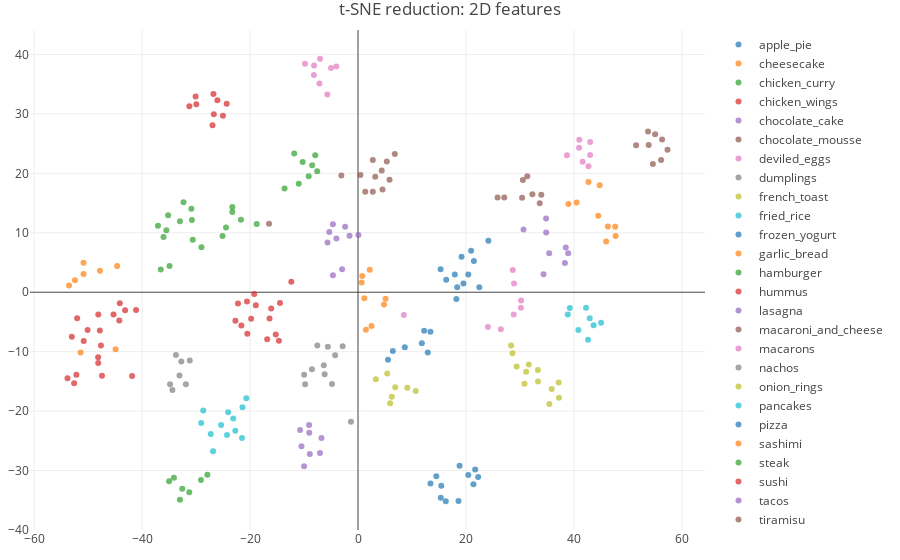

Notebook code cell kept with this figure:
### Code cell
traces=[]

for n in range(0,number_of_recipe_categories):
    df_category=df_TSNE_2D[(df_TSNE_2D.category_indices==n)]
    point_name=str(df_category.labels[df_category.index[0]])
    trace = go.Scatter(
    x=df_category['pca-1'],
    y=df_category['pca-2'],
    mode='markers',
    marker=dict(
        colorscale='Viridis',
        opacity=0.7,
        line=dict(color='rgb(140, 140, 170)')
    ),
    name=point_name,
    text=df_category['text_names'],
    )

    traces.append(trace)

layout = go.Layout(
    title='t-SNE reduction: 2D features',
    hovermode='closest',
    margin=dict(
       l=30,
       r=30,
       b=30,
       t=30
    ),
      scene = dict(
        xaxis = dict(
            title='pca-1',
       ),
       yaxis = dict(
           title='pca-2',
       ),
    ),
 
)

fig = go.Figure(data=traces, layout=layout)
iplot(fig)

### Figure 1 — Plotly figure (JSON) as saved in the notebook; plotly's stock layout.template omitted (floating-point values rounded to 4 significant figures)
{"data": [{"marker": {"colorscale": "Viridis", "line": {"color": "rgb(140, 140, 170)"}, "opacity": 0.7}, "mode": "markers", "name": "apple_pie", "text": ["10.txt", "11.txt", "12.txt", "14.txt", "15.txt", "2.txt", "4.txt", "5.txt", "6.txt", "7.txt", "8.txt", "9.txt"], "type": "scatter", "uid": "eb4bc561-78b4-4d98-804f-b9a42b4c6083", "x": [21.46, 20.95, 17.93, 24.14, 18.38, 22.47, 19.53, 15.3, 16.34, 19.18, 20.43, 18.22], "y": [5.251, 6.964, 2.981, 8.639, 0.8345, 0.8213, 1.464, 3.882, 2.092, 5.966, 2.972, -1.135]}, {"marker": {"colorscale": "Viridis", "line": {"color": "rgb(140, 140, 170)"}, "opacity": 0.7}, "mode": "markers", "name": "cheesecake", "text": ["1.txt", "10.txt", "11.txt", "2.txt", "3.txt", "5.txt", "7.txt", "8.txt", "9.txt"], "type": "scatter", "uid": "d6e20b66-6d1a-42f0-bdbd-c9613c0255b3", "x": [47.65, 46.3, 38.98, 40.49, 44.51, 42.69, 47.73, 45.96, 44.77], "y": [11.01, 11.07, 14.85, 15.07, 12.85, 18.53, 9.477, 8.521, 17.98]}, {"marker": {"colorscale": "Viridis", "line": {"color": "rgb(140, 140, 170)"}, "opacity": 0.7}, "mode": "markers", "name": "chicken_curry", "text": ["1.txt", "2.txt", "4.txt", "5.txt", "6.txt", "7.txt", "8.txt"], "type": "scatter", "uid": "fd3e5a8a-ecda-405c-96c7-bf8b338390cb", "x": [-35.01, -27.92, -34.11, -31.27, -29.1, -33.0, -32.57], "y": [-31.79, -30.69, -31.21, -33.65, -31.6, -34.89, -33.07]}, {"marker": {"colorscale": "Viridis", "line": {"color": "rgb(140, 140, 170)"}, "opacity": 0.7}, "mode": "markers", "name": "chicken_wings", "text": ["1.txt", "10.txt", "11.txt", "12.txt", "15.txt", "16.txt", "17.txt", "2.txt", "3.txt", "4.txt", "5.txt", "7.txt", "8.txt", "9.txt"], "type": "scatter", "uid": "e9e03b9a-2287-4c93-8d1b-04cdb3c072f9", "x": [-20.57, -14.66, -16.4, -21.61, -16.09, -19.8, -16.83, -22.24, -19.23, -14.46, -18.93, -20.51, -22.72, -15.25], "y": [-1.575, -8.17, -4.423, -5.615, -2.759, -4.476, -7.911, -1.893, -0.2868, -1.829, -2.179, -6.987, -4.81, -7.101]}, {"marker": {"colorscale": "Viridis", "line": {"color": "rgb(140, 140, 170)"}, "opacity": 0.7}, "mode": "markers", "name": "chocolate_cake", "text": ["1.txt", "10.txt", "2.txt", "4.txt", "5.txt", "6.txt", "7.txt", "8.txt"], "type": "scatter", "uid": "a2214686-3ecd-46a1-be56-f2b5df123c7d", "x": [30.66, 38.49, 35.41, 38.33, 38.93, 34.84, 34.36, 34.86], "y": [10.56, 7.531, 6.557, 4.915, 6.561, 12.41, 3.041, 10.06]}, {"marker": {"colorscale": "Viridis", "line": {"color": "rgb(140, 140, 170)"}, "opacity": 0.7}, "mode": "markers", "name": "chocolate_mousse", "text": ["1.txt", "2.txt", "3.txt", "4.txt", "5.txt", "6.txt", "8.txt", "9.txt"], "type": "scatter", "uid": "fc5f68d5-5eba-409f-8307-4c6e2988b16f", "x": [30.4, 32.3, 33.96, 25.85, 31.36, 27.1, 33.67, 30.54], "y": [15.91, 16.47, 16.4, 15.92, 19.53, 15.92, 14.98, 18.87]}, {"marker": {"colorscale": "Viridis", "line": {"color": "rgb(140, 140, 170)"}, "opacity": 0.7}, "mode": "markers", "name": "deviled_eggs", "text": ["1.txt", "2.txt", "3.txt", "5.txt", "6.txt", "7.txt", "8.txt", "9.txt"], "type": "scatter", "uid": "d3b17dfe-2c21-42e0-9c1e-04c70e9b7781", "x": [-7.154, -9.816, -8.147, -4.024, -5.01, -8.18, -7.039, -5.687], "y": [35.11, 38.42, 38.13, 37.99, 37.72, 36.53, 39.28, 33.24]}, {"marker": {"colorscale": "Viridis", "line": {"color": "rgb(140, 140, 170)"}, "opacity": 0.7}, "mode": "markers", "name": "dumplings", "text": ["1.txt", "2.txt", "3.txt", "4.txt", "5.txt", "6.txt", "8.txt", "9.txt"], "type": "scatter", "uid": "786ff086-8d00-4d0b-8edf-1a23c416a61d", "x": [-1.309, -33.08, -31.18, -33.73, -34.39, -34.83, -32.74, -31.9], "y": [-21.81, -14.0, -11.48, -10.57, -16.44, -15.47, -11.66, -15.47]}, {"marker": {"colorscale": "Viridis", "line": {"color": "rgb(140, 140, 170)"}, "opacity": 0.7}, "mode": "markers", "name": "french_toast", "text": ["1.txt", "10.txt", "11.txt", "12.txt", "13.txt", "2.txt", "3.txt", "4.txt", "5.txt", "6.txt", "8.txt", "9.txt"], "type": "scatter", "uid": "a3dd8910-b362-4a42-a80b-afee2eb3a2b9", "x": [28.61, 37.23, 30.85, 29.38, 31.15, 33.35, 37.16, 35.89, 31.65, 35.45, 33.33, 28.35], "y": [-10.28, -17.75, -15.38, -12.48, -13.38, -15.03, -15.2, -16.28, -12.14, -18.81, -13.08, -8.944]}, {"marker": {"colorscale": "Viridis", "line": {"color": "rgb(140, 140, 170)"}, "opacity": 0.7}, "mode": "markers", "name": "fried_rice", "text": ["1.txt", "10.txt", "11.txt", "13.txt", "14.txt", "2.txt", "3.txt", "4.txt", "6.txt", "7.txt", "8.txt", "9.txt"], "type": "scatter", "uid": "61f64a80-a4fe-4080-a7d5-81425c5fef26", "x": [-29.06, -27.28, -24.05, -24.28, -22.74, -20.69, -23.12, -25.36, -21.49, -21.4, -26.86, -28.68], "y": [-22.01, -23.86, -20.18, -24.04, -23.29, -17.85, -21.26, -22.32, -24.53, -19.36, -26.76, -19.9]}, {"marker": {"colorscale": "Viridis", "line": {"color": "rgb(140, 140, 170)"}, "opacity": 0.7}, "mode": "markers", "name": "frozen_yogurt", "text": ["1.txt", "10.txt", "11.txt", "12.txt", "13.txt", "2.txt", "3.txt", "5.txt", "7.txt", "8.txt", "9.txt"], "type": "scatter", "uid": "b2936168-c7e2-4239-a4fa-ddd39bb10afd", "x": [18.62, 20.43, 18.82, 22.26, 21.38, 14.5, 13.42, 15.33, 16.26, 15.43, 21.71], "y": [-35.12, -30.75, -29.19, -31.08, -32.3, -30.95, -32.2, -34.58, -35.17, -32.56, -29.83]}, {"marker": {"colorscale": "Viridis", "line": {"color": "rgb(140, 140, 170)"}, "opacity": 0.7}, "mode": "markers", "name": "garlic_bread", "text": ["1.txt", "10.txt", "2.txt", "3.txt", "5.txt", "6.txt", "7.txt", "8.txt"], "type": "scatter", "uid": "cc8063ee-1725-4ce3-b792-7e9600197a8b", "x": [1.162, 0.7898, 2.173, 5.1, 0.6711, 2.501, 4.827, 1.461], "y": [-1.03, 2.731, 3.791, -1.097, 1.63, -5.663, -2.076, -6.323]}, {"marker": {"colorscale": "Viridis", "line": {"color": "rgb(140, 140, 170)"}, "opacity": 0.7}, "mode": "markers", "name": "hamburger", "text": ["1.txt", "2.txt", "3.txt", "4.txt", "5.txt", "6.txt", "7.txt", "8.txt"], "type": "scatter", "uid": "4ff31ec5-b3ea-4fbf-8fa0-5b390812d882", "x": [-9.14, -7.567, -10.26, -10.98, -8.498, -7.93, -13.61, -11.82], "y": [19.51, 20.34, 21.9, 18.23, 21.34, 23.06, 17.44, 23.34]}, {"marker": {"colorscale": "Viridis", "line": {"color": "rgb(140, 140, 170)"}, "opacity": 0.7}, "mode": "markers", "name": "hummus", "text": ["1.txt", "10.txt", "11.txt", "12.txt", "3.txt", "4.txt", "5.txt", "6.txt", "8.txt", "9.txt"], "type": "scatter", "uid": "15898982-4b46-433e-8ff9-2a4a09561258", "x": [-26.72, -26.95, -12.36, -24.34, -29.96, -30.09, -31.24, -26.06, -25.03, -26.79], "y": [29.95, 28.09, 1.77, 31.72, 31.63, 32.95, 31.31, 32.28, 29.68, 33.34]}, {"marker": {"colorscale": "Viridis", "line": {"color": "rgb(140, 140, 170)"}, "opacity": 0.7}, "mode": "markers", "name": "lasagna", "text": ["1.txt", "10.txt", "11.txt", "3.txt", "4.txt", "6.txt", "7.txt", "8.txt", "9.txt"], "type": "scatter", "uid": "601318db-347b-4b66-93b0-570328a837e8", "x": [-2.95, 0.06036, -5.329, -4.65, -4.015, -2.394, -1.567, -4.658, -5.647], "y": [3.871, 9.644, 10.12, 2.838, 9.027, 11.02, 9.493, 11.41, 8.373]}, {"marker": {"colorscale": "Viridis", "line": {"color": "rgb(140, 140, 170)"}, "opacity": 0.7}, "mode": "markers", "name": "macaroni_and_cheese", "text": ["1.txt", "11.txt", "12.txt", "13.txt", "14.txt", "2.txt", "3.txt", "4.txt", "5.txt", "7.txt", "8.txt", "9.txt"], "type": "scatter", "uid": "03ba3fb4-53f7-4b6d-a26e-e9469c3f4141", "x": [5.336, 5.833, -3.091, 2.742, 3.184, 2.741, 4.536, 4.392, 0.4386, 1.336, -16.49, 6.813], "y": [21.99, 18.93, 19.64, 22.25, 19.45, 16.91, 17.3, 20.48, 19.72, 16.91, 11.52, 23.27]}, {"marker": {"colorscale": "Viridis", "line": {"color": "rgb(140, 140, 170)"}, "opacity": 0.7}, "mode": "markers", "name": "macarons", "text": ["1.txt", "2.txt", "3.txt", "4.txt", "6.txt", "7.txt", "8.txt"], "type": "scatter", "uid": "b0d68998-202c-4ea3-9732-7c6175a86553", "x": [42.7, 40.95, 43.01, 42.99, 41.61, 40.99, 38.7], "y": [21.18, 24.29, 25.28, 23.08, 21.96, 25.65, 23.06]}, {"marker": {"colorscale": "Viridis", "line": {"color": "rgb(140, 140, 170)"}, "opacity": 0.7}, "mode": "markers", "name": "nachos", "text": ["1.txt", "10.txt", "11.txt", "2.txt", "3.txt", "4.txt", "5.txt", "7.txt", "8.txt", "9.txt"], "type": "scatter", "uid": "de2b67f6-c911-4b78-b83e-a771c27cb9ad", "x": [-2.851, -4.815, -5.586, -7.548, -9.8, -4.238, -9.977, -6.337, -8.535, -6.183], "y": [-9.086, -15.43, -9.185, -8.954, -15.47, -10.62, -13.89, -12.28, -12.96, -13.78]}, {"marker": {"colorscale": "Viridis", "line": {"color": "rgb(140, 140, 170)"}, "opacity": 0.7}, "mode": "markers", "name": "onion_rings", "text": ["1.txt", "2.txt", "3.txt", "4.txt", "6.txt", "7.txt", "8.txt"], "type": "scatter", "uid": "5eac8bf4-4f65-47e0-aec6-869af8b10b12", "x": [5.41, 3.3, 6.891, 10.68, 6.251, 9.135, 5.957], "y": [-13.67, -14.65, -15.98, -16.61, -17.57, -16.05, -18.69]}, {"marker": {"colorscale": "Viridis", "line": {"color": "rgb(140, 140, 170)"}, "opacity": 0.7}, "mode": "markers", "name": "pancakes", "text": ["1.txt", "2.txt", "3.txt", "5.txt", "6.txt", "7.txt", "8.txt", "9.txt"], "type": "scatter", "uid": "e70b3f9e-59fa-4dc8-a126-f89e9255b1cc", "x": [42.62, 43.65, 40.83, 39.24, 45.04, 38.87, 42.93, 42.24], "y": [-7.984, -5.547, -6.369, -2.649, -5.144, -3.745, -4.4, -2.599]}, {"marker": {"colorscale": "Viridis", "line": {"color": "rgb(140, 140, 170)"}, "opacity": 0.7}, "mode": "markers", "name": "pizza", "text": ["1.txt", "2.txt", "3.txt", "4.txt", "5.txt", "6.txt", "8.txt"], "type": "scatter", "uid": "441c59c8-6e86-4cbd-87c6-3e021f5995f3", "x": [12.25, 5.552, 6.45, 12.92, 8.671, 11.82, 13.41], "y": [-6.461, -11.36, -9.903, -10.15, -9.24, -8.59, -6.643]}, {"marker": {"colorscale": "Viridis", "line": {"color": "rgb(140, 140, 170)"}, "opacity": 0.7}, "mode": "markers", "name": "sashimi", "text": ["1.txt", "10.txt", "3.txt", "4.txt", "5.txt", "6.txt", "7.txt", "9.txt"], "type": "scatter", "uid": "c05cda82-390d-478b-b726-1ceb473d363e", "x": [-44.91, -50.86, -50.85, -53.54, -47.82, -52.45, -44.63, -51.4], "y": [-9.588, 4.959, 3.072, 1.13, 3.627, 2.014, 4.428, -10.13]}, {"marker": {"colorscale": "Viridis", "line": {"color": "rgb(140, 140, 170)"}, "opacity": 0.7}, "mode": "markers", "name": "steak", "text": ["1.txt", "11.txt", "13.txt", "15.txt", "16.txt", "17.txt", "18.txt", "19.txt", "2.txt", "20.txt", "21.txt", "22.txt", "4.txt", "5.txt", "6.txt", "7.txt", "8.txt", "9.txt"], "type": "scatter", "uid": "578d2078-9f50-4066-8b41-460e266a012d", "x": [-35.51, -30.62, -34.93, -23.29, -23.29, -18.78, -21.69, -36.54, -30.88, -25.11, -29.01, -24.46, -30.78, -37.06, -36.04, -35.19, -32.33, -33.0], "y": [10.4, 8.829, 4.398, 13.49, 14.32, 11.48, 12.17, 3.823, 14.02, 9.477, 7.559, 10.88, 12.17, 11.19, 9.28, 12.96, 15.15, 11.94]}, {"marker": {"colorscale": "Viridis", "line": {"color": "rgb(140, 140, 170)"}, "opacity": 0.7}, "mode": "markers", "name": "sushi", "text": ["1.txt", "10.txt", "11.txt", "12.txt", "14.txt", "15.txt", "16.txt", "17.txt", "18.txt", "19.txt", "20.txt", "21.txt", "23.txt", "3.txt", "4.txt", "5.txt", "6.txt", "7.txt", "9.txt"], "type": "scatter", "uid": "90c37286-404d-4851-a7a8-aa9946441ec7", "x": [-48.16, -44.14, -41.12, -45.31, -44.23, -50.1, -52.6, -50.82, -47.44, -47.63, -53.83, -52.18, -47.84, -48.14, -41.86, -48.12, -53.03, -52.04, -43.16], "y": [-10.92, -1.859, -3.002, -3.756, -4.739, -6.355, -15.31, -8.21, -14.06, -8.952, -14.46, -13.89, -6.439, -11.9, -14.12, -3.764, -7.48, -4.371, -3.039]}, {"marker": {"colorscale": "Viridis", "line": {"color": "rgb(140, 140, 170)"}, "opacity": 0.7}, "mode": "markers", "name": "tacos", "text": ["1.txt", "2.txt", "3.txt", "4.txt", "5.txt", "6.txt", "8.txt", "9.txt"], "type": "scatter", "uid": "556ff9f5-0e09-48bb-ba14-6beb6e9650a0", "x": [-7.05, -9.068, -10.48, -8.932, -9.993, -6.771, -9.035, -10.73], "y": [-27.03, -22.33, -25.92, -27.2, -29.29, -24.51, -23.65, -23.19]}, {"marker": {"colorscale": "Viridis", "line": {"color": "rgb(140, 140, 170)"}, "opacity": 0.7}, "mode": "markers", "name": "tiramisu", "text": ["1.txt", "10.txt", "2.txt", "3.txt", "4.txt", "5.txt", "8.txt", "9.txt"], "type": "scatter", "uid": "ae4522a9-81e8-458b-b43c-560c1516c049", "x": [56.33, 56.16, 55.04, 53.85, 57.34, 53.73, 54.62, 51.52], "y": [25.68, 22.22, 26.59, 24.77, 23.97, 27.03, 21.57, 24.73]}, {"marker": {"colorscale": "Viridis", "line": {"color": "rgb(140, 140, 170)"}, "opacity": 0.7}, "mode": "markers", "name": "waffles", "text": ["1.txt", "10.txt", "2.txt", "3.txt", "4.txt", "5.txt", "6.txt", "8.txt"], "type": "scatter", "uid": "2bda6d5e-742e-4fea-9a3e-f94e589b517e", "x": [28.68, 28.84, 30.21, 24.07, 30.18, 26.46, 8.49, 28.9], "y": [3.72, -3.739, -1.396, -5.838, -2.594, -6.229, -3.841, 1.484]}], "layout": {"hovermode": "closest", "margin": {"b": 30, "l": 30, "r": 30, "t": 30}, "scene": {"xaxis": {"title": "pca-1"}, "yaxis": {"title": "pca-2"}}, "title": "t-SNE reduction: 2D features"}}
